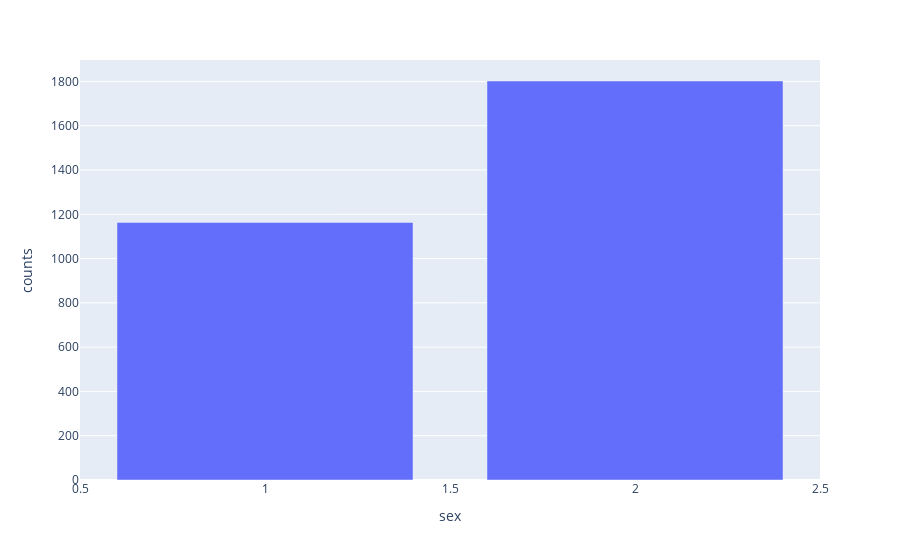

Notebook cell for this chart:
### Code cell
plot_bar('sex')

### Figure 1 — Plotly figure (JSON) as saved in the notebook; plotly's stock layout.template omitted (floating-point values rounded to 4 significant figures)
{"data": [{"alignmentgroup": "True", "hovertemplate": "sex=%{x}<br>counts=%{y}<extra></extra>", "legendgroup": "", "marker": {"color": "#636efa", "pattern": {"shape": ""}}, "name": "", "offsetgroup": "", "orientation": "v", "showlegend": false, "textposition": "auto", "type": "bar", "x": [1, 2], "xaxis": "x", "y": [1163, 1802], "yaxis": "y"}], "layout": {"barmode": "relative", "legend": {"tracegroupgap": 0}, "margin": {"t": 60}, "xaxis": {"anchor": "y", "domain": [0, 1], "title": {"text": "sex"}}, "yaxis": {"anchor": "x", "domain": [0, 1], "title": {"text": "counts"}}}}
